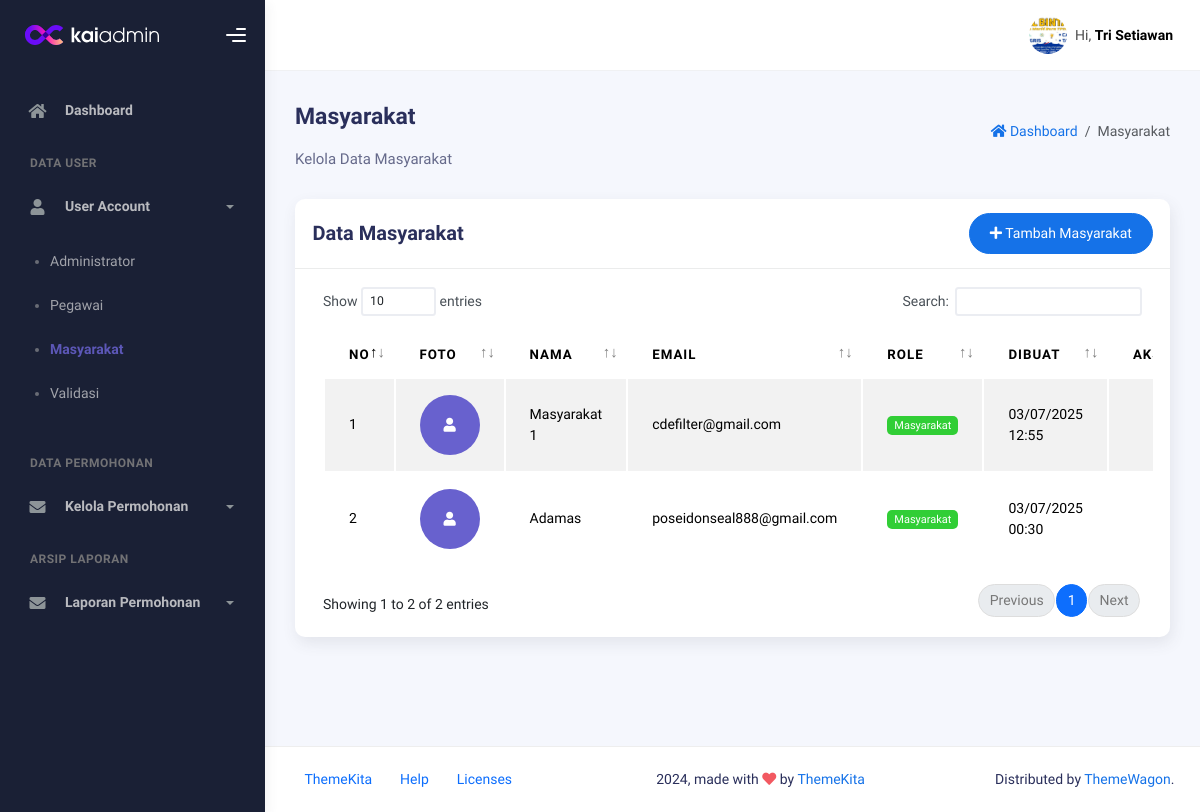
/dashboard/admin/masyarakat.php (signed in), run on an earlier commit of the app's database.
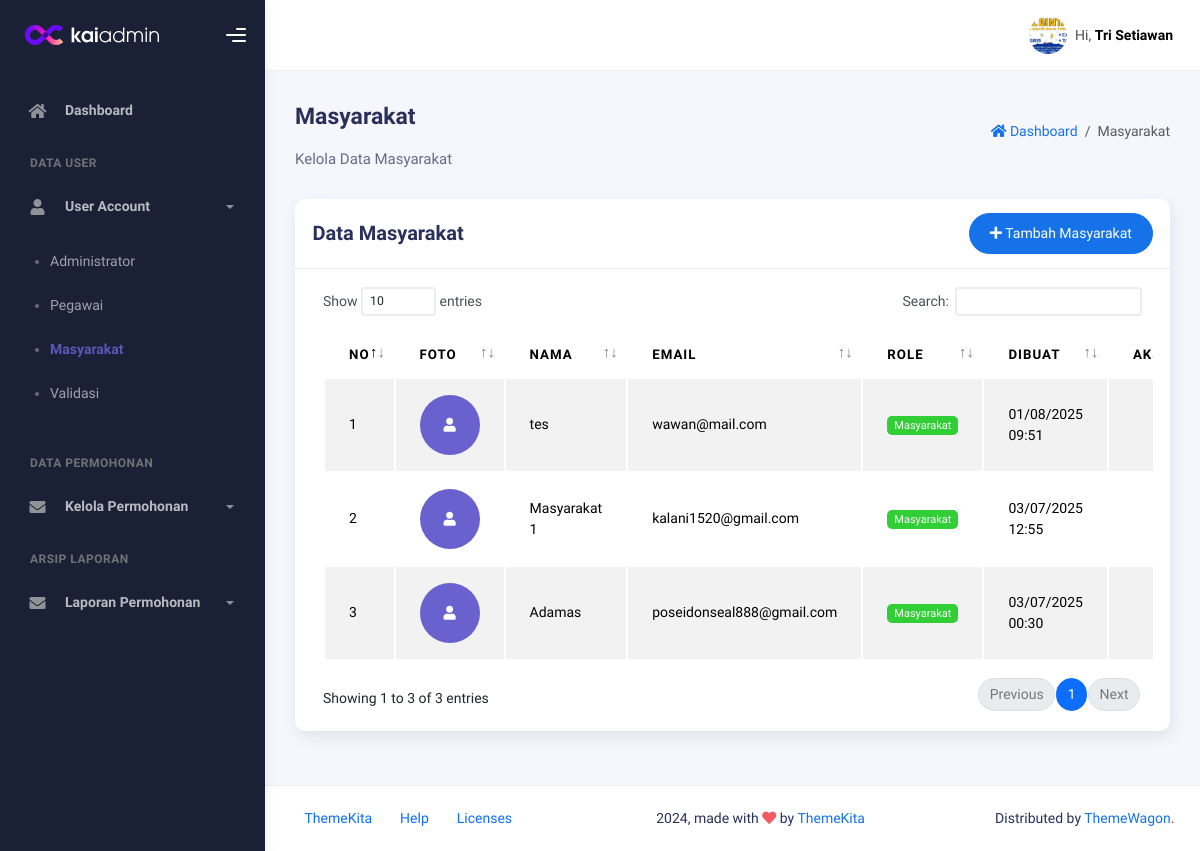
And on a later commit of the database.
### tables this page shows
CREATE TABLE `tb_user` (
  `id_user` bigint(11) NOT NULL,
  `nama` varchar(255) NOT NULL,
  `nokk` int(50) DEFAULT NULL,
  `nonik` int(50) DEFAULT NULL,
  `alamat` varchar(255) DEFAULT NULL,
  `kecamatan` varchar(255) DEFAULT NULL,
  `email` varchar(255) NOT NULL,
  `password` varchar(255) NOT NULL,
  `role` enum('Administrator','Masyarakat','Pegawai','Validasi') NOT NULL,
  `photo_profile` text DEFAULT NULL,
  `created_at` datetime DEFAULT NULL,
  `updated_at` datetime DEFAULT NULL
);

### dashboard/admin/masyarakat.php (the view, shortened to what this page needs)
<?php
include '../../database/koneksi.php';
$stmt = $pdo->prepare("SELECT * FROM tb_user WHERE role = 'Masyarakat' ORDER BY created_at DESC");
$stmt->execute();
$data = $stmt->fetchAll();
?>
<!DOCTYPE html>
<html lang="en">
<head>
    <link rel="stylesheet" href="../../assets/css/bootstrap.min.css" />
    <link rel="stylesheet" href="../../assets/css/plugins.min.css" />
    <link rel="stylesheet" href="../../assets/css/kaiadmin.min.css" />
    <link rel="stylesheet" href="../../assets/css/demo.css" />
</head>
<body>
    <div class="wrapper">
        <?php include '_component/sidebar.php'; ?>
        <div class="main-panel">
            <div class="main-header">
                <?php include '_component/navbar.php'; ?>
            </div>
            <div class="container">
                <div class="page-inner">
                    <div class="d-flex align-items-left align-items-md-center flex-column flex-md-row pt-2 pb-4">
                        <div>
                            <h3 class="fw-bold mb-3">Masyarakat</h3>
                            <h6 class="op-7 mb-2">Kelola Data Masyarakat</h6>
                        </div>
                        <div class="ms-md-auto py-2 py-md-0">
                            <nav aria-label="breadcrumb">
                                <ol class="breadcrumb">
                                    <li class="breadcrumb-item">
                                        <a href="index.php">
                                            <i class="fa fa-home"></i> Dashboard
                                        </a>
                                    </li>
                                    <li class="breadcrumb-item active" aria-current="page">
                                        Masyarakat
                                    </li>
                                </ol>
                            </nav>
                        </div>
                    </div>
                    <div class="row">
                        <div class="col-md-12">
                            <div class="card">
                                <div class="card-header">
                                    <div class="d-flex align-items-center">
                                        <h4 class="card-title">Data Masyarakat</h4>
                                        <button class="btn btn-primary btn-round ms-auto" onclick="showCreateForm()">
                                            <i class="fa fa-plus"></i>
                                            Tambah Masyarakat
                                        </button>
                                    </div>
                                </div>
                                <div class="card-body">
                                    <div class="table-responsive">
                                        <table id="masyarakatTable" class="display table table-striped table-hover">
                                            <thead>
                                                <tr>
                                                    <th>No</th>
                                                    <th>Foto</th>
                                                    <th>Nama</th>
                                                    <th>Email</th>
                                                    <th>Role</th>
                                                    <th>Dibuat</th>
                                                    <th>Aksi</th>
                                                </tr>
                                            </thead>
                                            <tbody>
                                                <?php $no = 1;
                                                foreach ($data as $row): ?>
                                                    <tr>
                                                        <td><?= $no++ ?></td>
                                                        <td>
                                                            <?php if ($row['photo_profile']): ?>
                                                                <img src="../../assets/img/avatars/<?= $row['photo_profile'] ?>"
                                                                    alt="Avatar" class="avatar-preview">
                                                            <?php else: ?>
                                                                <div
                                                                    class="avatar-preview bg-secondary d-flex align-items-center justify-content-center text-white">
                                                                    <i class="fa fa-user"></i>
                                                                </div>
                                                            <?php endif; ?>
                                                        </td>
                                                        <td><?= htmlspecialchars($row['nama']) ?></td>
                                                        <td><?= htmlspecialchars($row['email']) ?></td>
                                                        <td><span class="badge badge-success"><?= $row['role'] ?></span>
                                                        </td>
                                                        <td><?= date('d/m/Y H:i', strtotime($row['created_at'])) ?></td>
                                                        <td>
                                                            <div class="form-button-action">
                                                                <button type="button" class="btn btn-link btn-info btn-lg"
                                                                    onclick="viewDetail(<?= $row['id_user'] ?>)"
                                                                    data-bs-toggle="tooltip" title="Lihat Detail">
                                                                </button>
                                                            </div>
                                                        </td>
                                                    </tr>
                                                <?php endforeach; ?>
                                            </tbody>
                                        </table>
                                    </div>
                                </div>
                            </div>
                        </div>
                    </div>
                </div>
            </div>
            <?php include '_component/footer.php'; ?>
        </div>
    </div>
</body>
</html>

### dashboard/admin/_component/sidebar.php (shortened to what this page needs)
<?php
$current_page = basename($_SERVER['PHP_SELF']);
?>
<div class="sidebar" data-background-color="dark">
    <div class="sidebar-logo">
        <div class="logo-header" data-background-color="dark">
            <a href="index.html" class="logo">
                <img src="../../assets/img/kaiadmin/logo_light.svg" alt="navbar brand" class="navbar-brand"
                    height="20" />
            </a>
            <div class="nav-toggle">
                <button class="btn btn-toggle toggle-sidebar">
                    <i class="gg-menu-right"></i>
                </button>
            </div>
        </div>
    </div>
    <div class="sidebar-wrapper scrollbar scrollbar-inner">
        <div class="sidebar-content">
            <ul class="nav nav-secondary">
                <li class="nav-item <?= $current_page == 'index.php' ? 'active' : '' ?>">
                    <a href="index.php">
                        <i class="fas fa-home"></i>
                        <p>Dashboard</p>
                    </a>
                </li>
                <li class="nav-section">
                    <h4 class="text-section">Data User</h4>
                </li>
                <li class="nav-item">
                    <a data-bs-toggle="collapse" href="#user">
                        <i class="fas fa-user"></i>
                        <p>User Account</p>
                        <span class="caret"></span>
                    </a>
                    <div class="collapse <?= in_array($current_page, ['admin.php', 'pegawai.php', 'masyarakat.php', 'validasi.php']) ? 'show' : '' ?>"
                        id="user">
                        <ul class="nav nav-collapse">
                            <li class="<?= $current_page == 'admin.php' ? 'active' : '' ?>">
                                <a href="admin.php">
                                    <span class="sub-item">Administrator</span>
                                </a>
                            </li>
                            <li class="<?= $current_page == 'pegawai.php' ? 'active' : '' ?>">
                                <a href="pegawai.php">
                                    <span class="sub-item">Pegawai</span>
                                </a>
                            </li>
                            <li class="<?= $current_page == 'masyarakat.php' ? 'active' : '' ?>">
                                <a href="masyarakat.php">
                                    <span class="sub-item">Masyarakat</span>
                                </a>
                            </li>
                            <li class="<?= $current_page == 'validasi.php' ? 'active' : '' ?>">
                                <a href="validasi.php">
                                    <span class="sub-item">Validasi</span>
                                </a>
                            </li>
                        </ul>
                    </div>
                </li>
                <li class="nav-section">
                    <h4 class="text-section">Data Permohonan</h4>
                </li>
                <li class="nav-item">
                    <a data-bs-toggle="collapse" href="#permohonan">
                        <i class="fas fa-envelope"></i>
                        <p>Kelola Permohonan</p>
                        <span class="caret"></span>
                    </a>
                </li>
                <li class="nav-section">
                    <h4 class="text-section">Arsip Laporan</h4>
                </li>
                <li class="nav-item">
                    <a data-bs-toggle="collapse" href="#laporan">
                        <i class="fas fa-envelope"></i>
                        <p>Laporan Permohonan</p>
                        <span class="caret"></span>
                    </a>
                </li>
            </ul>
        </div>
    </div>
</div>

### dashboard/admin/_component/navbar.php (shortened to what this page needs)
<nav class="navbar navbar-header navbar-header-transparent navbar-expand-lg border-bottom">
    <div class="container-fluid">
        <ul class="navbar-nav topbar-nav ms-md-auto align-items-center">
            <li class="nav-item topbar-user dropdown hidden-caret">
                <a class="dropdown-toggle profile-pic" data-bs-toggle="dropdown" href="#" aria-expanded="false">
                    <div class="avatar-sm">
                        <img src="<?php echo !empty($_SESSION['photo_profile']) ? '../../assets/img/avatars/' . $_SESSION['photo_profile'] : '../../assets/img/avatars/arashmil.jpg'; ?>"
                            alt="..." class="avatar-img rounded-circle" />
                    </div>
                    <span class="profile-username">
                        <span class="op-7">Hi,</span>
                        <span class="fw-bold"><?php echo !empty($_SESSION['nama']) ? $_SESSION['nama'] : '-'; ?></span>
                    </span>
                </a>
            </li>
        </ul>
    </div>
</nav>

### dashboard/admin/_component/footer.php
<footer class="footer">
    <div class="container-fluid d-flex justify-content-between">
        <nav class="pull-left">
            <ul class="nav">
                <li class="nav-item">
                    <a class="nav-link" href="http://www.themekita.com">
                        ThemeKita
                    </a>
                </li>
                <li class="nav-item">
                    <a class="nav-link" href="#"> Help </a>
                </li>
                <li class="nav-item">
                    <a class="nav-link" href="#"> Licenses </a>
                </li>
            </ul>
        </nav>
        <div class="copyright">
            2024, made with <i class="fa fa-heart heart text-danger"></i> by
            <a href="http://www.themekita.com">ThemeKita</a>
        </div>
        <div>
            Distributed by
            <a target="_blank" href="https://themewagon.com/">ThemeWagon</a>.
        </div>
    </div>
</footer>

### dashboard/admin/masyarakat.php (style rules this page uses)
.avatar-preview { width: 60px; height: 60px; border-radius: 50%; object-fit: cover; }

What changed in the data, as far as the page shows it:
added tb_user: nama "tes", email "wawan@mail.com", role "Masyarakat", created_at "01/08/2025 09:51"
changed tb_user "Masyarakat 1": email "cdefilter@gmail.com" → "kalani1520@gmail.com"
Also different on the page:
text written by a page script: "Show entries Search: Showing 1 to 2 of 2 entries Previous 1 Next" → "Show entries Search: Showing 1 to 3 of 3 entries Previous 1 Next"
